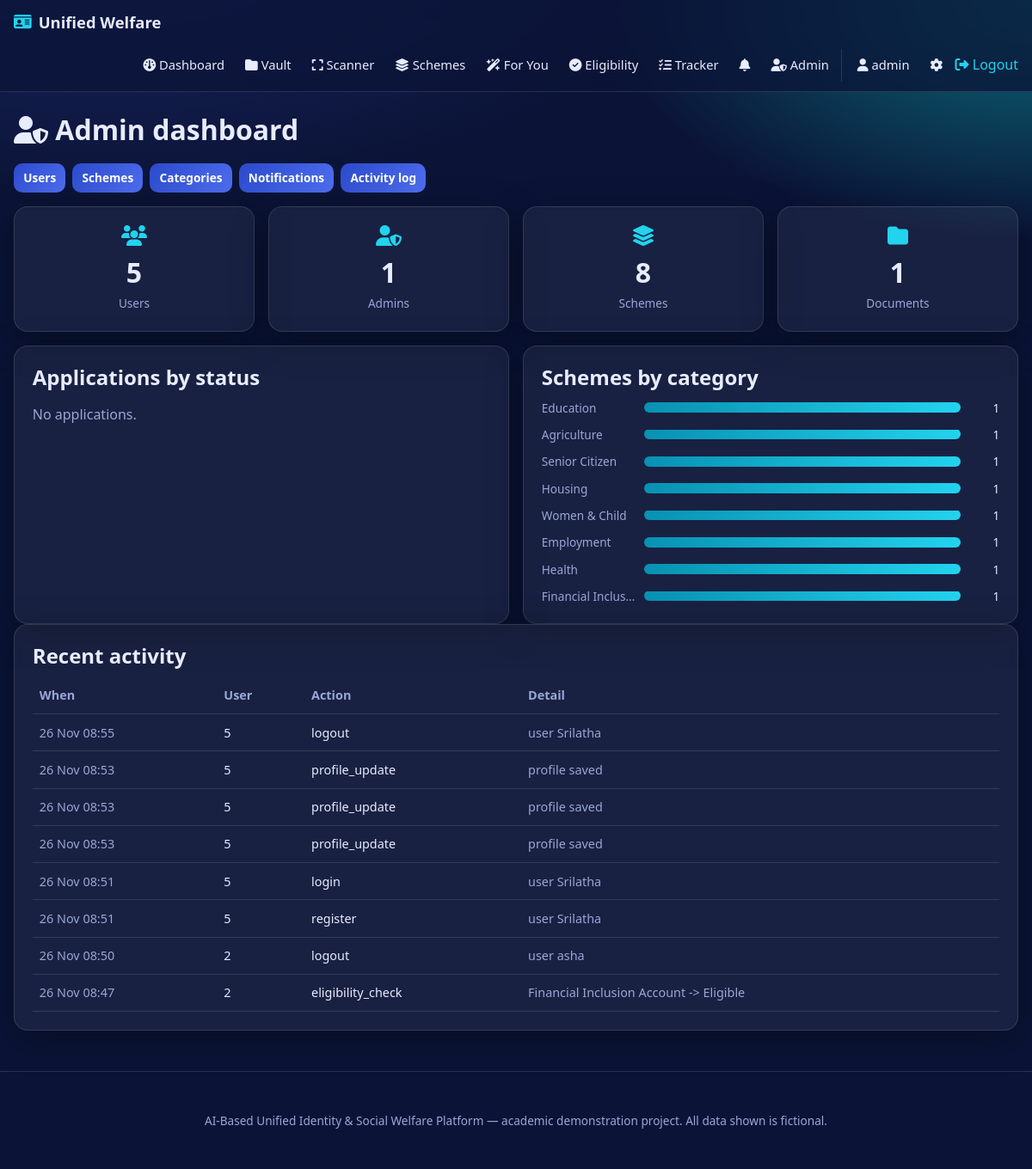
Page /admin/ (signed in) on the committed database.
### models.py (models this page shows, shortened)
class User(UserMixin, db.Model):
    __tablename__ = "users"
    id = db.Column(db.Integer, primary_key=True)
    username = db.Column(db.String(80), unique=True, nullable=False, index=True)
    email = db.Column(db.String(120), unique=True, nullable=False, index=True)
    password_hash = db.Column(db.String(255), nullable=False)
    role = db.Column(db.String(20), nullable=False, default="user")  # user | admin
    account_active = db.Column(db.Boolean, nullable=False, default=True)
    full_name = db.Column(db.String(120))
    age = db.Column(db.Integer)
    gender = db.Column(db.String(20))
    annual_income = db.Column(db.Integer)          # in INR
    social_category = db.Column(db.String(20))     # General / OBC / SC / ST / EWS
    occupation = db.Column(db.String(80))
    state = db.Column(db.String(80))
    is_student = db.Column(db.Boolean, default=False)
    is_farmer = db.Column(db.Boolean, default=False)
    is_differently_abled = db.Column(db.Boolean, default=False)
    created_at = db.Column(db.DateTime, default=_now)
    updated_at = db.Column(db.DateTime, default=_now, onupdate=_now)
    documents = db.relationship("Document", backref="owner", lazy=True,
                                cascade="all, delete-orphan")
    recommendations = db.relationship("Recommendation", backref="user", lazy=True,
                                      cascade="all, delete-orphan")
    eligibility_checks = db.relationship("EligibilityCheck", backref="user", lazy=True,
                                         cascade="all, delete-orphan")
    applications = db.relationship("Application", backref="user", lazy=True,
                                   cascade="all, delete-orphan")
    notifications = db.relationship("Notification", backref="user", lazy=True,
                                    cascade="all, delete-orphan")
    @property
    def is_admin(self):
        return self.role == "admin"
    @property
    def is_active(self):
        return bool(self.account_active)

class Scheme(db.Model):
    __tablename__ = "schemes"
    id = db.Column(db.Integer, primary_key=True)
    scheme_name = db.Column(db.String(150), nullable=False)
    category = db.Column(db.String(60), nullable=False, index=True)
    description = db.Column(db.Text, nullable=False)
    benefits = db.Column(db.Text)
    official_url = db.Column(db.String(255))
    required_documents = db.Column(db.Text)   # comma-separated list
    is_active = db.Column(db.Boolean, default=True)
    created_at = db.Column(db.DateTime, default=_now)
    updated_at = db.Column(db.DateTime, default=_now, onupdate=_now)
    rules = db.relationship("EligibilityRule", backref="scheme", lazy=True,
                            cascade="all, delete-orphan")

class ActivityLog(db.Model):
    __tablename__ = "activity_logs"
    id = db.Column(db.Integer, primary_key=True)
    user_id = db.Column(db.Integer, db.ForeignKey("users.id"), nullable=True, index=True)
    action = db.Column(db.String(80), nullable=False)
    detail = db.Column(db.String(255))
    ip_address = db.Column(db.String(60))
    created_at = db.Column(db.DateTime, default=_now)

### routes/admin.py (the view)
@admin_bp.route("/")
def dashboard():
    stats = {
        "users": User.query.count(),
        "admins": User.query.filter_by(role="admin").count(),
        "schemes": Scheme.query.count(),
        "active_schemes": Scheme.query.filter_by(is_active=True).count(),
        "documents": Document.query.count(),
        "applications": Application.query.count(),
    }
    status_counts = {}
    for a in Application.query.all():
        status_counts[a.status] = status_counts.get(a.status, 0) + 1
    cat_counts = {}
    for s in Scheme.query.all():
        cat_counts[s.category] = cat_counts.get(s.category, 0) + 1
    recent_logs = (
        ActivityLog.query.order_by(ActivityLog.created_at.desc()).limit(8).all()
    )
    return render_template("admin/dashboard.html", stats=stats,
                           status_counts=status_counts, cat_counts=cat_counts,
                           recent_logs=recent_logs)

### routes/admin.py (called while the page is built)
@admin_bp.before_request
@login_required
def _guard():
    if not current_user.is_admin:
        abort(403)

### templates/admin/dashboard.html (shortened to what this page needs)
{% extends "base.html" %}
{% block content %}
<div class="page-head"><h1><i class="fa-solid fa-user-shield"></i> Admin dashboard</h1></div>
<div class="admin-nav">
  <a class="btn btn-small" href="{{ url_for('admin.users') }}">Users</a>
  <a class="btn btn-small" href="{{ url_for('admin.schemes') }}">Schemes</a>
  <a class="btn btn-small" href="{{ url_for('admin.categories') }}">Categories</a>
  <a class="btn btn-small" href="{{ url_for('admin.notifications') }}">Notifications</a>
  <a class="btn btn-small" href="{{ url_for('admin.logs') }}">Activity log</a>
</div>
<div class="grid grid-4 stat-row">
  <div class="card stat"><i class="fa-solid fa-users"></i>
    <div class="stat-num">{{ stats.users }}</div><div class="stat-label">Users</div></div>
  <div class="card stat"><i class="fa-solid fa-user-shield"></i>
    <div class="stat-num">{{ stats.admins }}</div><div class="stat-label">Admins</div></div>
  <div class="card stat"><i class="fa-solid fa-layer-group"></i>
    <div class="stat-num">{{ stats.schemes }}</div><div class="stat-label">Schemes</div></div>
  <div class="card stat"><i class="fa-solid fa-folder"></i>
    <div class="stat-num">{{ stats.documents }}</div><div class="stat-label">Documents</div></div>
</div>
<div class="grid grid-2">
  <div class="card">
    <h2>Applications by status</h2>
    {% if status_counts %}
      <div class="bars">
        {% set maxv = status_counts.values()|max %}
        {% for status, count in status_counts.items() %}
          <div class="bar-row"><span class="bar-label">{{ status }}</span>
            <div class="bar"><div class="bar-fill" style="width: {{ (count/maxv*100)|round }}%"></div></div>
            <span class="bar-count">{{ count }}</span></div>
        {% endfor %}
      </div>
    {% else %}<p class="muted">No applications.</p>{% endif %}
  </div>
  <div class="card">
    <h2>Schemes by category</h2>
    {% if cat_counts %}
      <div class="bars">
        {% set maxc = cat_counts.values()|max %}
        {% for cat, count in cat_counts.items() %}
          <div class="bar-row"><span class="bar-label">{{ cat }}</span>
            <div class="bar"><div class="bar-fill alt" style="width: {{ (count/maxc*100)|round }}%"></div></div>
            <span class="bar-count">{{ count }}</span></div>
        {% endfor %}
      </div>
    {% else %}<p class="muted">No schemes.</p>{% endif %}
  </div>
</div>
<div class="card">
  <h2>Recent activity</h2>
  {% if recent_logs %}
    <table class="table">
      <thead><tr><th>When</th><th>User</th><th>Action</th><th>Detail</th></tr></thead>
      <tbody>
        {% for l in recent_logs %}
          <tr><td class="muted">{{ l.created_at.strftime('%d %b %H:%M') }}</td>
            <td>{{ l.user_id or '—' }}</td><td>{{ l.action }}</td>
            <td class="muted">{{ l.detail }}</td></tr>
        {% endfor %}
      </tbody>
    </table>
  {% else %}<p class="muted">No activity yet.</p>{% endif %}
</div>
{% endblock %}

### templates/base.html (shortened to what this page needs)
<!doctype html>
<html lang="en">
<head>
  <link rel="stylesheet"
        href="https://cdnjs.cloudflare.com/ajax/libs/font-awesome/6.5.1/css/all.min.css">
  <link rel="stylesheet" href="{{ url_for('static', filename='css/style.css') }}">
</head>
<body>
<nav class="navbar">
  <div class="nav-inner">
    <a class="brand" href="{{ url_for('main.index') }}">
      <i class="fa-solid fa-id-card"></i> <span>Unified Welfare</span>
    </a>
    <div class="nav-links">
      {% if current_user.is_authenticated %}
        <a href="{{ url_for('main.dashboard') }}"><i class="fa-solid fa-gauge"></i> Dashboard</a>
        <a href="{{ url_for('documents.list_documents') }}"><i class="fa-solid fa-folder"></i> Vault</a>
        <a href="{{ url_for('scanner.list_scanner') }}"><i class="fa-solid fa-expand"></i> Scanner</a>
        <a href="{{ url_for('schemes.explore') }}"><i class="fa-solid fa-layer-group"></i> Schemes</a>
        <a href="{{ url_for('recommendations.index') }}"><i class="fa-solid fa-wand-magic-sparkles"></i> For You</a>
        <a href="{{ url_for('eligibility.check') }}"><i class="fa-solid fa-circle-check"></i> Eligibility</a>
        <a href="{{ url_for('applications.list_applications') }}"><i class="fa-solid fa-list-check"></i> Tracker</a>
        <a href="{{ url_for('main.notifications') }}" class="bell">
          <i class="fa-solid fa-bell"></i>
        </a>
        {% if current_user.is_admin %}
          <a href="{{ url_for('admin.dashboard') }}"><i class="fa-solid fa-user-shield"></i> Admin</a>
        {% endif %}
        <div class="nav-user">
          <a href="{{ url_for('auth.profile') }}"><i class="fa-solid fa-user"></i> {{ current_user.username }}</a>
          <a href="{{ url_for('main.settings') }}" title="Settings"><i class="fa-solid fa-gear"></i></a>
          <form method="post" action="{{ url_for('auth.logout') }}" class="inline">
            <button type="submit" class="link-btn"><i class="fa-solid fa-right-from-bracket"></i> Logout</button>
          </form>
        </div>
      {% else %}
        <a href="{{ url_for('schemes.explore') }}">Schemes</a>
        <a href="{{ url_for('auth.login') }}">Log in</a>
        <a href="{{ url_for('auth.register') }}" class="btn btn-small">Sign up</a>
      {% endif %}
    </div>
  </div>
</nav>
<main id="main" class="container">
  {% block content %}{% endblock %}
</main>
<footer class="footer">
  <p>AI-Based Unified Identity &amp; Social Welfare Platform &mdash;
     academic demonstration project. All data shown is fictional.</p>
</footer>
</body>
</html>

### static/css/style.css (style rules this page uses)
:root { --navy: #0b1437; --navy-2: #14205a; --royal: #2b4acb; --royal-light: #4f6ff0; --cyan: #22d3ee; --cyan-deep: #0891b2; --ink: #0f172a; --text: #e8ecff; --muted: #9aa6d6; --card: rgba(255, 255, 255, 0.06); --card-border: rgba(255, 255, 255, 0.12); --ok: #34d399; --warn: #fbbf24; --danger: #f87171; --radius: 16px; --shadow: 0 10px 40px rgba(0, 0, 0, 0.35); }
* { box-sizing: border-box; }
html { scroll-behavior: smooth; }
body { margin: 0; font-family: "Segoe UI", system-ui, -apple-system, Roboto, Arial, sans-serif; color: var(--text); background: radial-gradient(1200px 600px at 10% -10%, #1b2a6b 0%, transparent 60%), radial-gradient(900px 500px at 100% 0%, #0b6b7a 0%, transparent 55%), var(--navy); min-height: 100vh; line-height: 1.6; }
a { color: var(--cyan); text-decoration: none; }
h1, h2, h3 { line-height: 1.25; margin: 0 0 .6rem; }
.navbar { position: sticky; top: 0; z-index: 100; background: rgba(11, 20, 55, 0.75); backdrop-filter: blur(12px); border-bottom: 1px solid var(--card-border); }
.nav-inner { max-width: 1200px; margin: 0 auto; padding: .7rem 1rem; display: flex; align-items: center; gap: 1rem; flex-wrap: wrap; }
.brand { font-weight: 700; font-size: 1.15rem; color: var(--text); display: flex; align-items: center; gap: .5rem; }
.brand i { color: var(--cyan); }
.nav-links { display: flex; align-items: center; gap: .3rem; margin-left: auto; flex-wrap: wrap; }
.nav-links a { color: var(--text); padding: .45rem .6rem; border-radius: 10px; font-size: .92rem; }
.nav-user { display: flex; align-items: center; gap: .3rem; padding-left: .5rem; border-left: 1px solid var(--card-border); }
.bell { position: relative; }
.container { max-width: 1200px; margin: 0 auto; padding: 1.5rem 1rem 3rem; }
.page-head { margin-bottom: 1.2rem; }
.grid { display: grid; gap: 1rem; }
.grid-2 { grid-template-columns: repeat(2, 1fr); }
.grid-4 { grid-template-columns: repeat(4, 1fr); }
.card { background: var(--card); border: 1px solid var(--card-border); border-radius: var(--radius); padding: 1.3rem; box-shadow: var(--shadow); backdrop-filter: blur(6px); }
.btn { display: inline-flex; align-items: center; gap: .45rem; cursor: pointer; background: linear-gradient(135deg, var(--royal), var(--royal-light)); color: #fff; border: none; padding: .65rem 1.1rem; border-radius: 12px; font-size: .95rem; font-weight: 600; transition: transform .08s, box-shadow .2s; }
.btn-small { padding: .4rem .7rem; font-size: .85rem; border-radius: 10px; }
.link-btn { background: none; border: none; color: var(--cyan); cursor: pointer; font: inherit; padding: 0; }
.inline { display: inline; }
.muted { color: var(--muted); }
.stat-row { margin-bottom: 1rem; }
.stat { text-align: center; }
.stat i { font-size: 1.5rem; color: var(--cyan); }
.stat-num { font-size: 2rem; font-weight: 800; }
.stat-label { color: var(--muted); font-size: .85rem; }
.bars { display: grid; gap: .6rem; }
.bar-row { display: grid; grid-template-columns: 110px 1fr 36px; align-items: center; gap: .6rem; font-size: .85rem; }
.bar { background: rgba(0,0,0,.3); border-radius: 999px; height: 12px; overflow: hidden; }
.bar-fill { height: 100%; background: linear-gradient(90deg, var(--royal), var(--royal-light)); }
.bar-fill.alt { background: linear-gradient(90deg, var(--cyan-deep), var(--cyan)); }
.bar-label { color: var(--muted); overflow: hidden; text-overflow: ellipsis; white-space: nowrap; }
.bar-count { text-align: right; }
.table { width: 100%; border-collapse: collapse; }
.table th, .table td { text-align: left; padding: .6rem .5rem; border-bottom: 1px solid var(--card-border); font-size: .9rem; }
.table th { color: var(--muted); font-weight: 600; }
.admin-nav { display: flex; gap: .5rem; flex-wrap: wrap; margin-bottom: 1rem; }
.footer { text-align: center; padding: 2rem 1rem; color: var(--muted); font-size: .85rem; border-top: 1px solid var(--card-border); }

### rows in the picture
User: username "admin"
Scheme: category "Education", {{ (count/maxc*100)|round }} 100.0 (drawn), count "1"
Scheme: category "Agriculture", {{ (count/maxc*100)|round }} 100.0 (drawn), is_active "1"
Scheme: category "Senior Citizen", {{ (count/maxc*100)|round }} 100.0 (drawn), is_active "1"
Scheme: category "Housing", {{ (count/maxc*100)|round }} 100.0 (drawn), is_active "1"
Scheme: category "Women & Child", {{ (count/maxc*100)|round }} 100.0 (drawn), is_active "1"
Scheme: category "Employment", {{ (count/maxc*100)|round }} 100.0 (drawn), is_active "1"
Scheme: category "Health", {{ (count/maxc*100)|round }} 100.0 (drawn), is_active "1"
Scheme: category "Financial Inclus…", {{ (count/maxc*100)|round }} 100.0 (drawn), is_active "1"
ActivityLog: created_at "26 Nov 08:55", user "5", action "logout", detail "user Srilatha"
ActivityLog: created_at "26 Nov 08:53", user "5", action "profile_update", detail "profile saved"
ActivityLog: created_at "26 Nov 08:53", user "5", action "profile_update", detail "profile saved"
ActivityLog: created_at "26 Nov 08:53", user "5", action "profile_update", detail "profile saved"
ActivityLog: created_at "26 Nov 08:51", user "5", action "login", detail "user Srilatha"
ActivityLog: created_at "26 Nov 08:51", user "5", action "register", detail "user Srilatha"
ActivityLog: created_at "26 Nov 08:50", user "2", action "logout", detail "user asha"
ActivityLog: created_at "26 Nov 08:47", user "2", action "eligibility_check", detail "Financial Inclusion Account -> Eligible"

### other values in the picture
{{ stats.users }} "5"
{{ stats.admins }} "1"
{{ stats.schemes }} "8"
{{ stats.documents }} "1"
